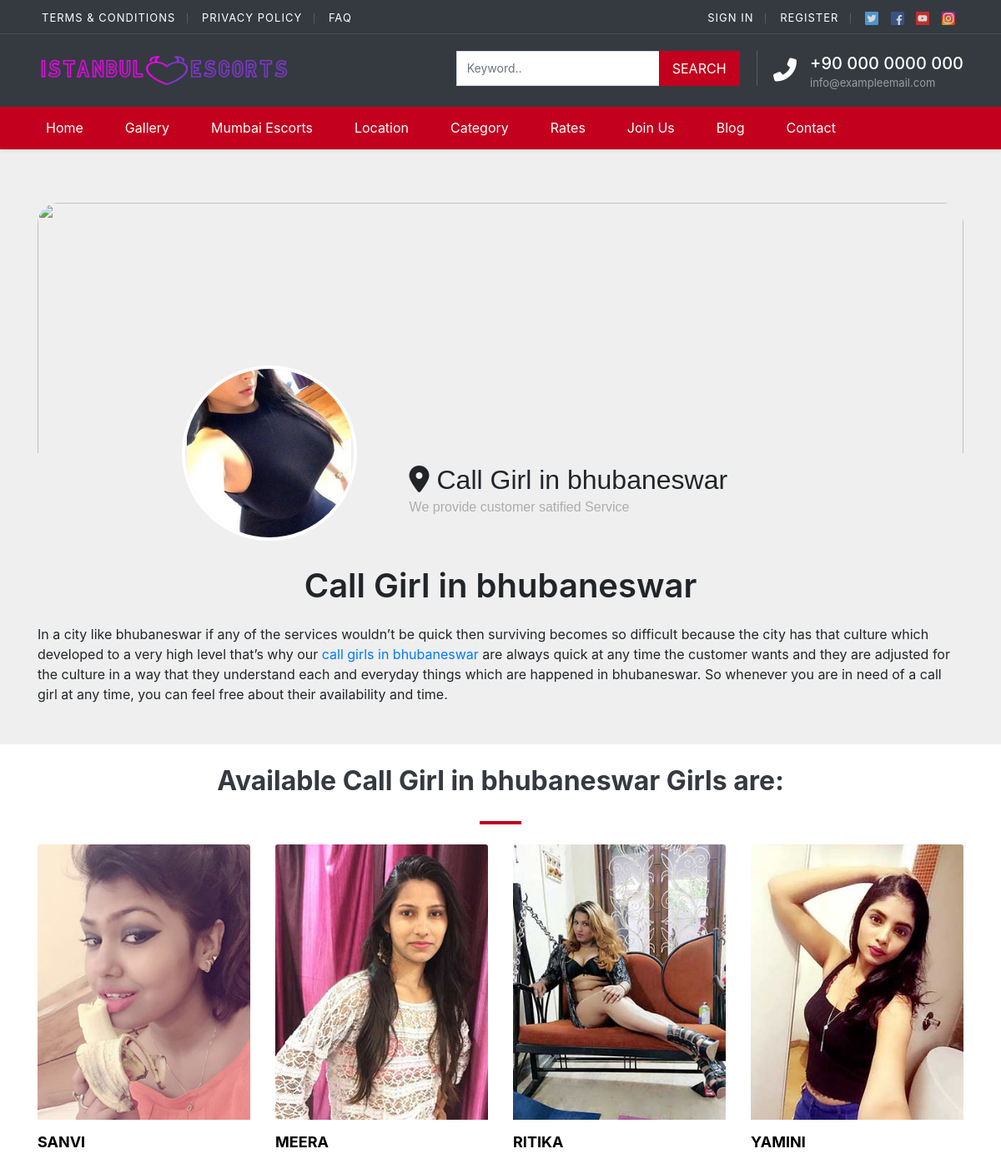
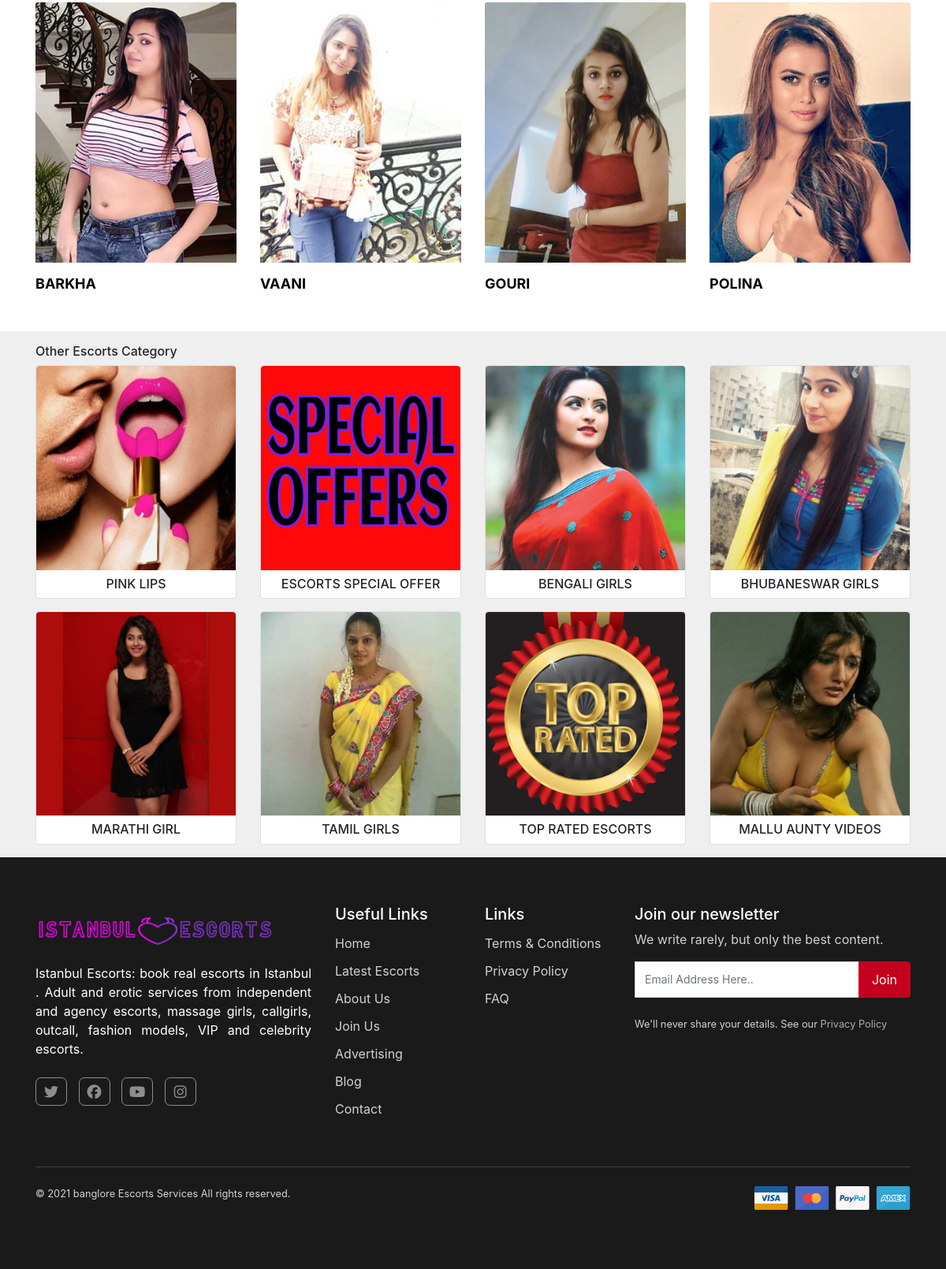
The page /category/Call-Girl/56 on the database its author committed (2 pictures, top to bottom).
### tables this page shows
CREATE TABLE `category` (
  `id` int(11) NOT NULL,
  `cat_title` varchar(200) DEFAULT NULL,
  `sub_cat_title` varchar(200) DEFAULT NULL,
  `cat_des` text DEFAULT NULL,
  `cat_img` varchar(200) DEFAULT NULL,
  `cat_alt_title` varchar(200) DEFAULT NULL,
  `added_date` datetime DEFAULT NULL,
  `updated_date` datetime DEFAULT NULL
);

CREATE TABLE `profile_post` (
  `id` int(11) NOT NULL,
  `title` varchar(200) NOT NULL,
  `imge` blob NOT NULL,
  `book_infmn` varchar(200) DEFAULT NULL,
  `abt_profile` text DEFAULT NULL,
  `description` varchar(200) DEFAULT NULL,
  `alt_title` varchar(200) NOT NULL,
  `ethencity` varchar(100) DEFAULT NULL,
  `sexuality` varchar(100) DEFAULT NULL,
  `gender` varchar(100) DEFAULT NULL,
  `body` varchar(100) DEFAULT NULL,
  `dress_size` int(11) DEFAULT NULL,
  `bust_size` varchar(100) DEFAULT NULL,
  `drinking` varchar(100) DEFAULT NULL,
  `smoking` varchar(100) DEFAULT NULL,
  `whatsapp_num` varchar(100) DEFAULT NULL,
  `url` varchar(100) DEFAULT NULL,
  `age` int(11) NOT NULL,
  `height` varchar(200) NOT NULL,
  `category` varchar(200) NOT NULL,
  `origin` varchar(200) DEFAULT NULL,
  `availability` varchar(200) DEFAULT NULL,
  `language` varchar(200) NOT NULL,
  `service` varchar(100) DEFAULT NULL,
  `avbl_cat` varchar(200) DEFAULT NULL,
  `avbl_loc` varchar(200) DEFAULT NULL,
  `avbl_st` varchar(200) NOT NULL,
  `profile_type` varchar(200) DEFAULT NULL,
  `created_at` datetime DEFAULT current_timestamp(),
  `updated_at` datetime DEFAULT NULL ON UPDATE current_timestamp()
);

### application/controllers/Categorydetails.php (called while the page is built, shortened)
<?php
class Categorydetails extends CI_Controller
{
	public function __construct()
	{
		$this->load->model('Metadetails_model');
		$this->load->model('Category_model');
		$this->load->model('Prof_model');
	}
	public function view()
	{
		$pg_url = $this->uri->segment(1);
		$cat_id = $this->uri->segment(3);
		$data['cate_title'] = $this->uri->segment(2);
		$data['row'] = $this->Metadetails_model->get_meta_list($pg_url,$cat_id);
		$data['result']=$this->Category_model->get_list_data($cat_id);
		$data['get_rand_list'] = $this->Category_model->get_cat_rand_title();
		$data['get_pro_list'] = $this->Prof_model->get_avbl_pro($loc_id='',$cat_id);
        $this->load->view("includes/header",$data);
		$this->load->view('category-details',$data);
		$this->load->view("includes/footer");
	}
}

### index.php (called while the page is built, shortened)
<?php
require_once BASEPATH.'core/CodeIgniter.php';

### application/models/Category_model.php (called while the page is built, shortened)
<?php
class Category_model extends CI_Model
{
	public function get_list_data($tit_id)
	{
        $this->db->where('id', $tit_id);
        $query = $this->db->get('category');
        return $query->result_array();
    }
    public function get_cat_rand_title()
    {
    	$this->db->select('*');
    	$this->db->from('category');
    	$this->db->order_by('rand()');
    	$this->db->limit(8);
    	$query = $this->db->get();
    	return $query->result_array();
    }
}

### application/models/Prof_model.php (called while the page is built, shortened)
<?php
class Prof_model extends CI_Model
{
    public function get_avbl_pro($loc_id='',$cat_id='')
    {
        $this->db->select('*');
        $this->db->from('profile_post');
        if(!empty($cat_id))
        {
            $this->db->where("find_in_set('$cat_id',profile_post.avbl_cat)!=",0);
        }
        $query = $this->db->get();
        return $query->result_array();
    }
}

### application/views/category-details.php (the view, shortened to what this page needs)
<div class="h-100 py-2"></div>
    <div class="container full-height my-5">
      <div class="cover">
         <img src="https://briff.me/wp-content/uploads/2016/04/mean-girls-header.jpg"/>
      </div>
      <?php
   foreach($result as $res_val)
   {
  ?>
      <div class="user-info">
         <div class="profile-pic">
            <img src="<?php echo base_url(); ?>uploads/category/<?php echo $res_val['cat_img']; ?>"/>
         </div>
         <div class="username">
            <div class="name"><span class="verified"></span> <i class="fas fa-map-marker-alt"> </i> <?php echo $res_val['cat_title']; ?></div>
            <div class="about">We provide customer satified Service</div>
         </div>
      </div>
    <?php } ?>
   </div>
   <div class="container my-5">
      <h1 style="text-align: center;"><?php echo $res_val['cat_title']; ?> </h1>
      <p><?php echo $res_val['cat_des']; ?></p>
   </div>
          <section class="block-cat-listings block-listings2 bg-white section-20 ">
   <div class="container">
      <div class="row">
         <div class="col-12 section-bottom-40">
            <div class="text-center">
               <h2 data-elementor-setting-key="title" data-elementor-inline-editing-toolbar="none" class="elementor-inline-editing  font- text-dark font-weight-bold"> Available <?php echo str_replace('-',' ',$res_val['cat_title']); ?> Girls are:</h2>
               <hr style="width:50px; height:3px;" class="bg-primary my-4  mx-auto">
            </div>
         </div>
         <div class="col-12">
            <div class="row">
            <?php
                  foreach($get_pro_list as $get_avbl_loc_list_val)
                  {
                    $pro_imge = explode(',',$get_avbl_loc_list_val['imge']);
            ?>
               <div class="col-6 col-md-4 col-lg-4 col-xl-3">
                  <div class="new-search info  no-resize img-user img-user-big bg-none" data-pid="284">
                     <figure>
                        <a href="#">
                        <img data-src="<?php echo base_url(); ?>uploads/profile/<?php echo $pro_imge[0]; ?>" class="img-fluid lazy loaded" alt="first img" src="<?php echo base_url(); ?>uploads/profile/<?php echo $pro_imge[0]; ?>" data-was-processed="true"> </a>
                     </figure>
                     <div class=" pt-3 position-relative">
                        <h3 class="mt-0 text-uppercase font-weight-bold"><a href="#"><?php echo $get_avbl_loc_list_val['title'];  ?></a></h3>
                     </div>
                  </div>
               </div>
               <?php } ?>
            </div>
         </div>
      </div>
   </div>
</section>
   <div class="container">
    <div class="other-cat">
    <h2 class="h6 pt-3">Other Escorts Category</h2>
        <div class="row">
        <?php
       foreach($get_rand_list as $get_rand_val)
       {
  ?>
            <div class="col-6 col-md-4 col-lg-3  pb-3">
                <div class="card bg-lbrown">
                <a
                        href="<?php echo base_url(); ?>category/<?php echo str_replace(' ','-',$get_rand_val['sub_cat_title']);  ?>/<?php echo $get_rand_val['id']; ?>">
                        <img class="img-fluid rounded-top"
                            src="<?php echo base_url(); ?>uploads/category/<?php echo $get_rand_val['cat_img']; ?>"
                            alt="<?php echo base_url(); ?>uploads/category/<?php echo $get_rand_val['cat_img']; ?>"></a>
                    <div class="card-body p-2 buvaneswar_body">
                        <h2 class="card-title text-uppercase text-center m-0  h6">
                        <?php echo $get_rand_val['sub_cat_title']; ?></h2>
                    </div>
                </div>
            </div>
            <?php } ?>
        </div>
    </div>
</div>

### assets/css/style.css (style rules this page uses)
.bg-primary, .bg-primary:hover, .bg-primary:focus, a.bg-primary:focus, a.bg-primary:hover, button.bg-primary:focus, button.bg-primary:hover, .badge-primary { background: #C3001E !important; }
body { background: #EFEFEF !important; }
section { position: relative }
.section-20 { padding: 20px 0 }
section h2 { line-height: 1.5 }
h2 { font-weight: 600; line-height: 1.5; }
section h3 { font-weight: 700; text-transform: capitalize }
.new-search { display: block; position: relative; margin-bottom: 30px; -webkit-border-radius: 3px; -moz-border-radius: 3px; -ms-border-radius: 3px; border-radius: 3px; border: 1px solid #ededed; background: #fff }
.new-search.bg-none { background: none !important; border: 0px !important; }
.new-search figure { margin: 0; padding: 0px; overflow: hidden; position: relative; -webkit-border-radius: 3px 3px 0 0; -moz-border-radius: 3px 3px 0 0; -ms-border-radius: 3px 3px 0 0; border-radius: 3px 3px 0 0; text-align: center; }
.owl-carousel .new-search.img-user figure, .block-cat-listings .new-search.img-user figure { max-height: 260px !important; }
.owl-carousel .new-search.img-user-big figure, .block-cat-listings .new-search.img-user-big figure { max-height: 330px !important; }
.new-search.img-user figure a img { -webkit-transition: all 2000ms cubic-bezier(.19, 1, .22, 1) 0ms; -webkit-transform: translateZ(0); transform: translateZ(0); transition: all 2000ms cubic-bezier(.19, 1, .22, 1) 0ms; }
.new-search h3 { font-size: 18px; overflow: hidden; max-height: 52px; font-weight: 500; margin-bottom: 5px; }
.new-search h3 a { color: #000; }
.section-20 { padding: 20px 0; }
a { text-decoration: none; -moz-transition: all .3s ease-in-out; -o-transition: all .3s ease-in-out; -webkit-transition: all .3s ease-in-out; -ms-transition: all .3s ease-in-out; transition: all .3s ease-in-out; outline: 0; }
h1, h2, h4 { font-weight: 600; line-height: 1.5; }
.new-search { display:block;position:relative;margin-bottom:30px;-webkit-border-radius:3px;-moz-border-radius:3px;-ms-border-radius:3px;border-radius:3px;border:1px solid #ededed; background:#fff }
.new-search.bg-none { background:none !important; border:0px !important; }
.new-search figure { margin:0; padding:0px; overflow:hidden;position:relative;-webkit-border-radius:3px 3px 0 0;-moz-border-radius:3px 3px 0 0;-ms-border-radius:3px 3px 0 0;border-radius:3px 3px 0 0; text-align: center; }
.new-search.img-user figure a img { -webkit-transition:all 2000ms cubic-bezier(.19,1,.22,1) 0ms;-webkit-transform:translateZ(0);transform:translateZ(0);transition:all 2000ms cubic-bezier(.19,1,.22,1) 0ms; }
.new-search h3 { font-size:18px; overflow:hidden; max-height:52px; font-weight:500; margin-bottom:5px; }
.new-search h3 a { color:#000; }

### application/views/category-details.php (style rules this page uses)
.about { font-family: Helvetica, "Helvetica Neue", "Tahoma"; font-size: 1rem; color: #adadad; line-height: 17px; }
.cover { height: 300px; overflow: hidden; position: relative; width: 100%; }
.cover img { position: absolute; left: 50%; transform: translateX(-50%); height:40vh; width: 100%; object-fit: cover; border-top-left-radius: 25px; border-top-right-radius: 25px; }
.name { font-family: Helvetica, "Helvetica Neue", "Tahoma"; font-size: 2rem; }
.profile-pic { position: absolute; left: 25%; transform: translateX(-50%); border-radius: 50%; border: 4px solid white; height: 280px; width: 280px; overflow: hidden; transform: translateX(-50%) translateY(-50%); top: 0; }
.profile-pic img { box-sizing: border-box; height: 100%; left: 50%; max-height: 100%; position: absolute; transform: translateX(-50%); transition: all 0.15s ease-out; width: auto; }
.user-info { *zoom: 1; padding: 8px; position: relative; }
.user-info:before, .user-info:after { content: ""; display: table; }
.user-info:after { clear: both; }
@media only screen and (min-width: 600px) { .profile-pic { position: absolute; left: 25%; transform: translateX(-50%); border-radius: 50%; border: 4px solid white; height: 210px; width: 210px; overflow: hidden; transform: translateX(-50%) translateY(-50%); top: 0; } }
@media only screen and (min-width: 600px) { .username { margin-top:auto; margin-left: 40%; } }

### rows shown on the page
category: cat_img (picture), cat_title "Call Girl in bhubaneswar", cat_des "In a city like bhubaneswar if any of the services wouldn’t be quick then surviving becomes so difficult because the city has that culture which developed to a very high level that’s why our call girls in bhubaneswar are always quick at any time the customer wants and they are adjusted for the culture in a way that they understand each and everyday things which are happened in bhubaneswar. So whenever you are in need of a call girl at any time, you can feel free about their availability and time."
profile_post: shows a picture, title "SANVI"
profile_post: shows a picture, title "MEERA"
profile_post: shows a picture, title "RITIKA"
profile_post: shows a picture, title "YAMINI"
profile_post: shows a picture, title "BARKHA"
profile_post: shows a picture, title "VAANI"
profile_post: shows a picture, title "GOURI"
profile_post: shows a picture, title "POLINA"
category: cat_img (picture), sub_cat_title "PINK LIPS"
category: cat_img (picture), sub_cat_title "ESCORTS SPECIAL OFFER"
category: cat_img (picture), sub_cat_title "BENGALI GIRLS"
category: cat_img (picture), sub_cat_title "BHUBANESWAR GIRLS"
category: cat_img (picture), sub_cat_title "MARATHI GIRL"
category: cat_img (picture), sub_cat_title "TAMIL GIRLS"
category: cat_img (picture), sub_cat_title "TOP RATED ESCORTS"
category: cat_img (picture), sub_cat_title "MALLU AUNTY VIDEOS"
